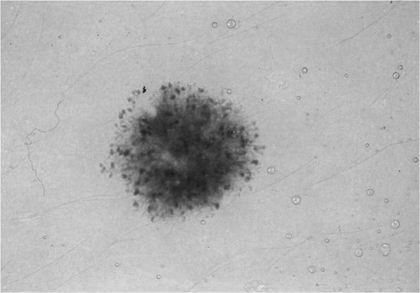
%> input picture Colour Shape Detection/PCA_Image.png, 420 x 293 px, shrunk from 962 x 671 before the run
$ octave Colour_Shape_Detection.m   (GNU Octave 9; MATLAB toolbox functions it lacks are replaced by stand-ins)
%> lines starting %> are read from the running program, lines starting %| are printed output that depends on the picture

File_Name = "Ovals.png";
File_Name = "PCA_Image.png";
Image = imread(File_Name);
%> Image is the input picture: size 293x420 uint8; min 22, max 232, mean 177.2
Greyscale_Image = Image;

% Greyscale_Image = rgb2gray(Image);

%Filtering out some noise%
Filtered_Image = medfilt2(Greyscale_Image, [10 10]);
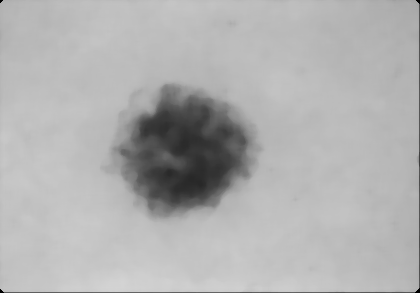
%> Filtered_Image: size 293x420 uint8; min 0, max 211, mean 176.6

[Image_Height,Image_Width,Depth] = size(Image);
%> Image_Height = 293; Image_Width = 420; Depth = 1

Lower_Threshold = 20;
Upper_Threshold = 160;


%Thresholding the signal%
for Row_Scanner = 1: +1: Image_Height
   for Column_Scanner = 1: +1: Image_Width

    Pixel_Value = Filtered_Image(Row_Scanner,Column_Scanner);
    if(Pixel_Value > Upper_Threshold)
    Filtered_Image(Row_Scanner,Column_Scanner) = 255;
    end

    if(Pixel_Value < Lower_Threshold)
        Filtered_Image(Row_Scanner,Column_Scanner) = 255;
    end

   end
end
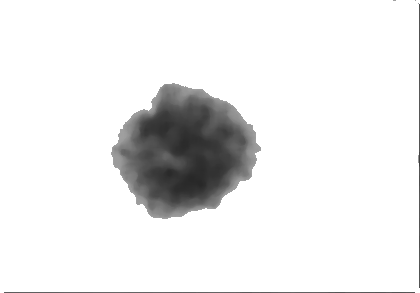
%> Filtered_Image: size 293x420 uint8; min 40, max 255, mean 235.5

Filtered_Image = medfilt2(Filtered_Image, [10 10]);
imshow(Filtered_Image);
